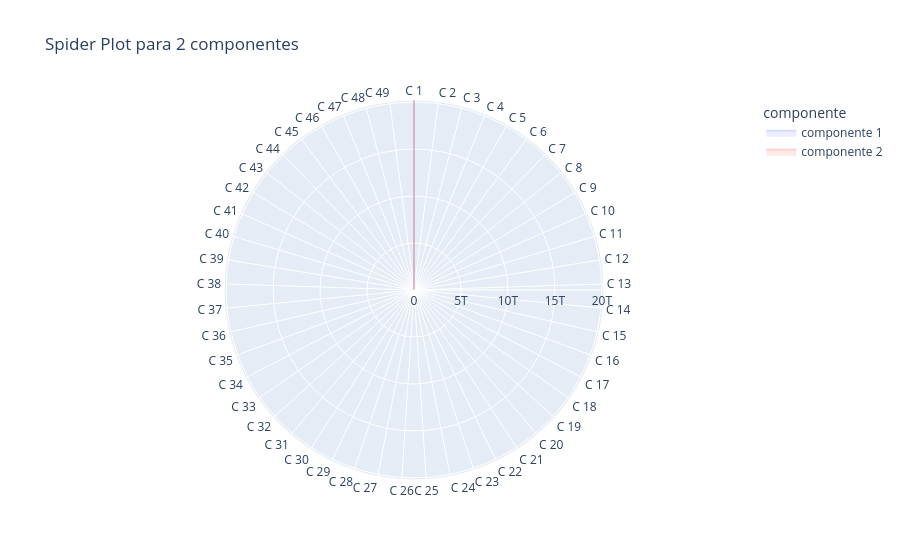

This figure's notebook cell:
### Code cell
def plot_component_spider_plotly(means, n_components):
    num_features = means.shape[1]
    feature_labels = [f'C {i + 1}' for i in range(num_features)]
    data = []
    for i in range(n_components):
        values = means[i].tolist() + [means[i][0]] 
        data.append(values)

    df = pd.DataFrame(data, columns=feature_labels + ['Caracteristica 1'])
    df['componente'] = [f'componente {i + 1}' for i in range(n_components)]
    df = pd.melt(df, id_vars='componente', value_vars=feature_labels, 
                 var_name='Caracteristica', value_name='Valor')
    fig = px.line_polar(df, r='Valor', theta='Caracteristica', color='componente', 
                        line_close=True, title=f'Spider Plot para {n_components} componentes')
    fig.update_traces(fill='toself', opacity=0.25)
    fig.show()
    
    
pca = PCA(n_components=10)  
reduced_data = pca.fit_transform(df_clustering)
gmm = GaussianMixture(n_components=9, random_state=42, max_iter=10000)
gmm.fit(df_clustering)
labels = gmm.predict(df_clustering)
plot_component_spider_plotly(gmm.means_,2)
score = silhouette_score(df_clustering, labels)

print(score)

### Figure 1 — Plotly figure (JSON) as saved in the notebook; plotly's stock layout.template omitted (floating-point values rounded to 4 significant figures)
{"data": [{"fill": "toself", "hovertemplate": "componente=componente 1<br>Valor=%{r}<br>Caracteristica=%{theta}<extra></extra>", "legendgroup": "componente 1", "line": {"color": "#636efa", "dash": "solid"}, "marker": {"symbol": "circle"}, "mode": "lines", "name": "componente 1", "opacity": 0.25, "r": [20220000000000.0, 12130.0, 1630.0, 450.5, 402.8, 125.4, 5298.0, 74.43, 6.619, 59.05, 64.36, 1274.0, 7.774, 9.328, 102.6, 27.17, 10.83, 555.7, 1393.0, 2338.0, 23.93, 3302.0, 35.32, 914.3, 553.4, 169.9, 163.4, 77.15, 1952.0, 0.5382, 0.3262, 0.1356, 0.4763, 0.9854, 15.16, 2.5, 19.75, 40, 69750.0, 0.125, 0.7321, 0, 0, 0.1429, 0, 0, 0.625, 0.3839, 0.3571, 20220000000000.0], "showlegend": true, "subplot": "polar", "theta": ["C 1", "C 2", "C 3", "C 4", "C 5", "C 6", "C 7", "C 8", "C 9", "C 10", "C 11", "C 12", "C 13", "C 14", "C 15", "C 16", "C 17", "C 18", "C 19", "C 20", "C 21", "C 22", "C 23", "C 24", "C 25", "C 26", "C 27", "C 28", "C 29", "C 30", "C 31", "C 32", "C 33", "C 34", "C 35", "C 36", "C 37", "C 38", "C 39", "C 40", "C 41", "C 42", "C 43", "C 44", "C 45", "C 46", "C 47", "C 48", "C 49", "C 1"], "type": "scatterpolar"}, {"fill": "toself", "hovertemplate": "componente=componente 2<br>Valor=%{r}<br>Caracteristica=%{theta}<extra></extra>", "legendgroup": "componente 2", "line": {"color": "#EF553B", "dash": "solid"}, "marker": {"symbol": "circle"}, "mode": "lines", "name": "componente 2", "opacity": 0.25, "r": [20220000000000.0, 15060.0, 1898.0, 609.7, 511.7, 139.7, 6019.0, 93.65, 8.186, 75.05, 78.25, 960.1, 9.376, 12.29, 137.9, 36.68, 14.07, 598.7, 1703.0, 2721.0, 31.49, 4106.0, 43.32, 1219.0, 839.0, 227.6, 220.0, 103.9, 2632.0, 0.495, 0.3615, 0.1435, 0.5202, 1.012, 16.89, 2.5, 19.88, 37.98, 81610.0, 0.1639, 0, 0.3443, 0.2459, 0, 0, 0.2459, 0.541, 0.3279, 0.3279, 20220000000000.0], "showlegend": true, "subplot": "polar", "theta": ["C 1", "C 2", "C 3", "C 4", "C 5", "C 6", "C 7", "C 8", "C 9", "C 10", "C 11", "C 12", "C 13", "C 14", "C 15", "C 16", "C 17", "C 18", "C 19", "C 20", "C 21", "C 22", "C 23", "C 24", "C 25", "C 26", "C 27", "C 28", "C 29", "C 30", "C 31", "C 32", "C 33", "C 34", "C 35", "C 36", "C 37", "C 38", "C 39", "C 40", "C 41", "C 42", "C 43", "C 44", "C 45", "C 46", "C 47", "C 48", "C 49", "C 1"], "type": "scatterpolar"}], "layout": {"legend": {"title": {"text": "componente"}, "tracegroupgap": 0}, "polar": {"angularaxis": {"direction": "clockwise", "rotation": 90}, "domain": {"x": [0, 1], "y": [0, 1]}}, "title": {"text": "Spider Plot para 2 componentes"}}}
